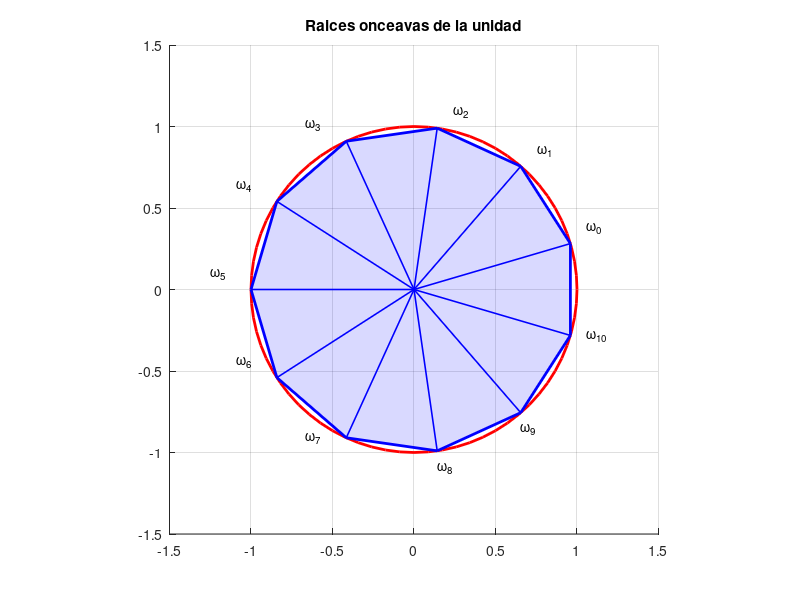

The MATLAB source for this figure:
% PARA QUE FUNCIONE HAY QUE TENER INSTALADO EL PAQUETE GEOMETRY DE OCTAVE-SOURCEFORGE
% ESTA EN LA WEB http://octave.sourceforge.net/geometry/index.html
% ANTES DE EJECUTAR EL CODIGO DESDE OCTAVE EJECUTA LA ORDEN 
% pkg load all

clear;
clf();
hold on; axis equal; 
axis ([-1.5, 1.5,-1.5,1.5], 'square');
grid;
n=11;

for k =1:11
	h(k)=0;
end

for k=0:10
	x(k+1)=cos(((2*k+1)*pi)/n);
	y(k+1)=sin(((2*k+1)*pi)/n);
	if(x(k+1)>0 && y(k+1)>0 || x(k+1)>0 && y(k+1)<0)
		h(k+1) = drawLabels(x(k+1)+0.1,y(k+1)+0.1,['\omega_' num2str(k)]);
	else
		h(k+1) = drawLabels(x(k+1)-0.25,y(k+1)+0.1,['\omega_' num2str(k)]);
	end
end

for k = 8:11 
	delete(h(k));
end

drawLabels(x(8)-0.25,y(8),'\omega_{7}');
drawLabels(x(9),y(9)-0.1,'\omega_{8}');
drawLabels(x(10),y(10)-0.1,'\omega_{9}');
drawLabels(x(11)+0.1,y(11),'\omega_{10}');

p1 = [1 0];
p2 = [0 1];
p3 = [-1 0];
origin = [0 0];

circle = createCircle(p1, p2,p3);

drawCircle (circle,'r','LineWidth',2);
patch(x,y,'b','EdgeColor','b','Marker','o','MarkerFaceColor','flat','MarkerSize',8,'LineWidth',2,'FaceAlpha',0.15);

for k=0:10
	edge = [0 0 x(k+1) y(k+1)]; 	
	drawEdge(edge, 'linewidth', 1.15,'color','b');
end

title('Raices onceavas de la unidad');

